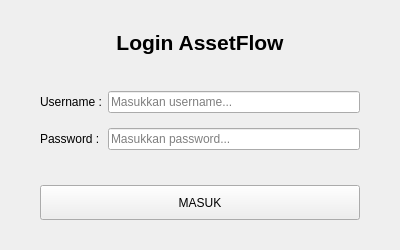
<?xml version="1.0" encoding="UTF-8"?>
<ui version="4.0">
 <class>LoginWindow</class>
 <widget class="QWidget" name="LoginWindow">
  <property name="geometry">
   <rect>
    <x>0</x>
    <y>0</y>
    <width>400</width>
    <height>250</height>
   </rect>
  </property>
  <property name="windowTitle">
   <string>AssetFlow - Login Admin</string>
  </property>
  <layout class="QVBoxLayout" name="verticalLayout">
   <property name="leftMargin">
    <number>40</number>
   </property>
   <property name="topMargin">
    <number>30</number>
   </property>
   <property name="rightMargin">
    <number>40</number>
   </property>
   <property name="bottomMargin">
    <number>30</number>
   </property>
   <item>
    <widget class="QLabel" name="label_judul">
     <property name="font">
      <font>
       <pointsize>16</pointsize>
       <bold>true</bold>
      </font>
     </property>
     <property name="text">
      <string>Login AssetFlow</string>
     </property>
     <property name="alignment">
      <set>Qt::AlignCenter</set>
     </property>
    </widget>
   </item>
   <item>
    <spacer name="verticalSpacer">
     <property name="orientation">
      <enum>Qt::Vertical</enum>
     </property>
     <property name="sizeHint" stdset="0">
      <size>
       <width>20</width>
       <height>20</height>
      </size>
     </property>
    </spacer>
   </item>
   <item>
    <layout class="QFormLayout" name="formLayout">
     <property name="verticalSpacing">
      <number>15</number>
     </property>
     <item row="0" column="0">
      <widget class="QLabel" name="label_username">
       <property name="text">
        <string>Username :</string>
       </property>
      </widget>
     </item>
     <item row="0" column="1">
      <widget class="QLineEdit" name="txt_username">
       <property name="placeholderText">
        <string>Masukkan username...</string>
       </property>
      </widget>
     </item>
     <item row="1" column="0">
      <widget class="QLabel" name="label_password">
       <property name="text">
        <string>Password :</string>
       </property>
      </widget>
     </item>
     <item row="1" column="1">
      <widget class="QLineEdit" name="txt_password">
       <property name="echoMode">
        <enum>QLineEdit::Password</enum>
       </property>
       <property name="placeholderText">
        <string>Masukkan password...</string>
       </property>
      </widget>
     </item>
    </layout>
   </item>
   <item>
    <spacer name="verticalSpacer_2">
     <property name="orientation">
      <enum>Qt::Vertical</enum>
     </property>
     <property name="sizeHint" stdset="0">
      <size>
       <width>20</width>
       <height>20</height>
      </size>
     </property>
    </spacer>
   </item>
   <item>
    <widget class="QPushButton" name="btn_login">
     <property name="minimumSize">
      <size>
       <width>0</width>
       <height>35</height>
      </size>
     </property>
     <property name="text">
      <string>MASUK</string>
     </property>
    </widget>
   </item>
  </layout>
 </widget>
 <resources/>
 <connections/>
</ui>
